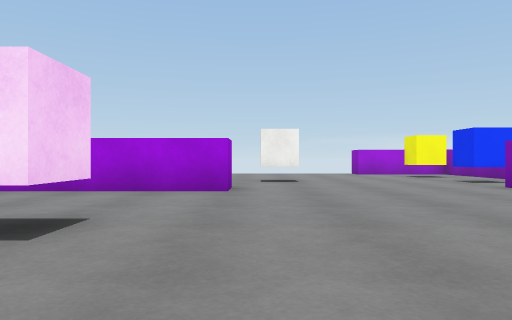
view 1 (above)

14 first-person views from a walk through a 3-D level made in the Unity game engine. The camera is 0.58 m above the floor, looks level and sees 70° across. The floor is counted in squares, 1 m on a side. Each view is taken from the middle of a square. On the plan, view 1 faces up. The plan holds only what a view shows up to about 10 squares ahead; the rest is blank. The player character is not drawn. Surface patterns are stand-ins for the level's own textures.

view 2
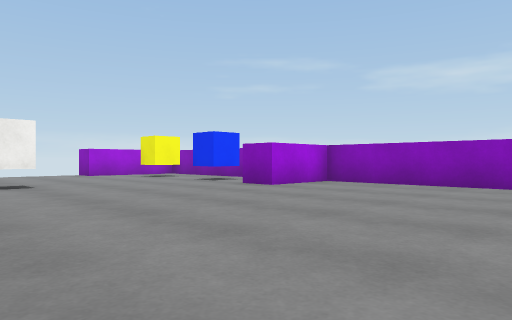

view 3
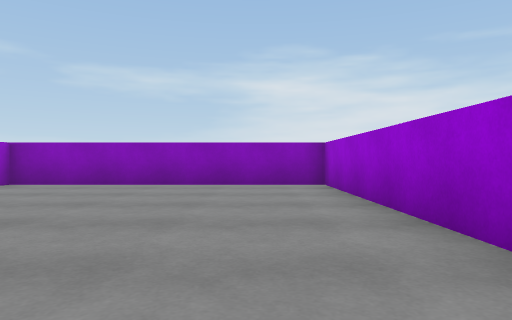

view 4
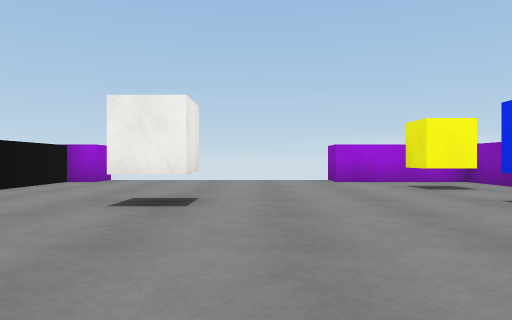

view 5
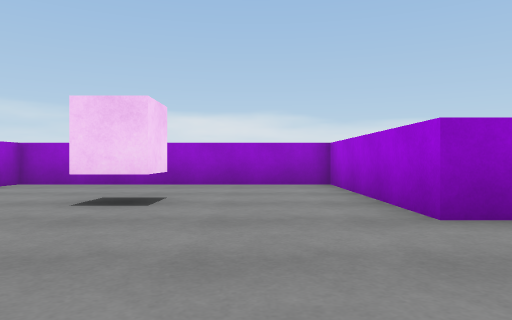

view 6
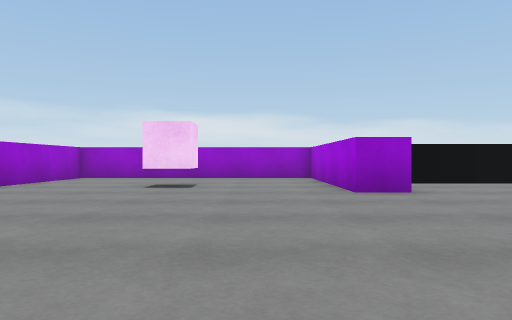

view 7
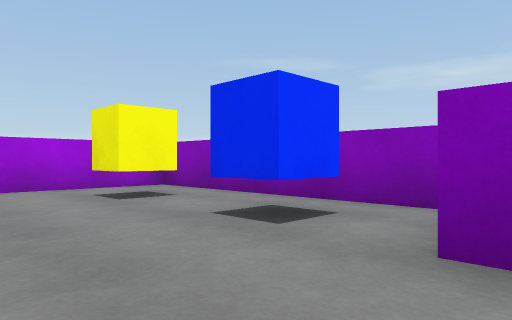

view 8
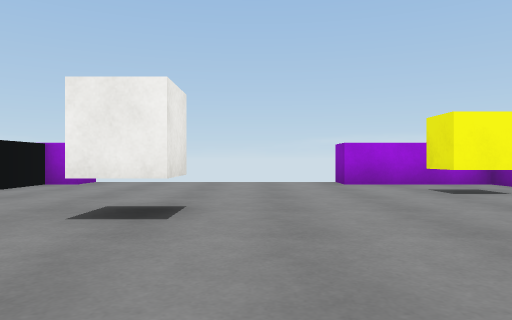

view 9
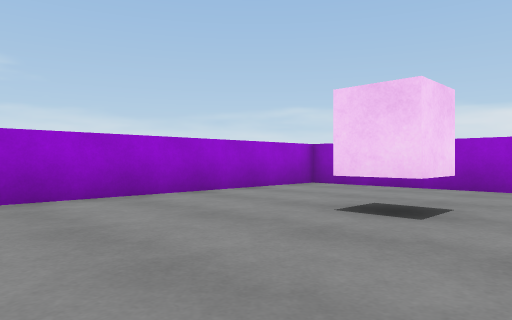

view 10
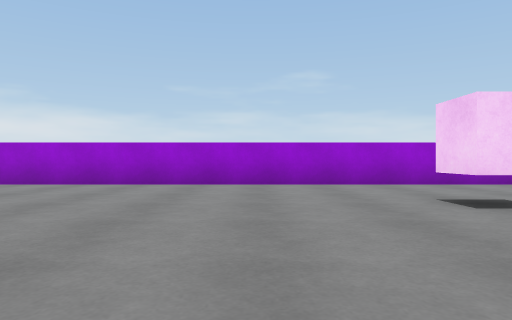

view 11
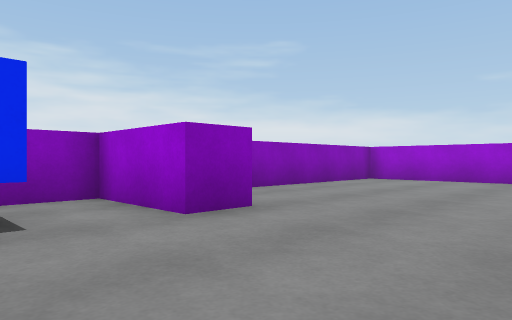

view 12
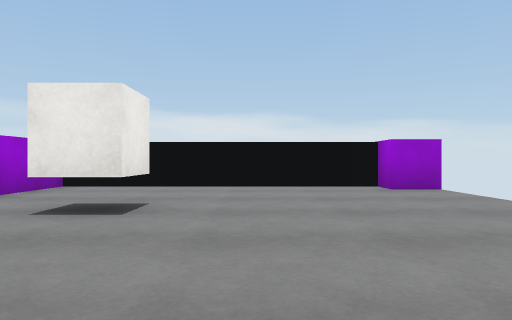

view 13
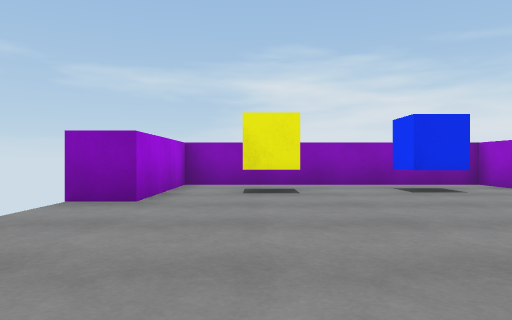

view 14
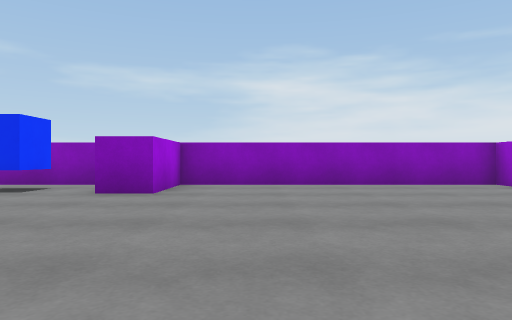

### Floor plan
Points are (right, up) in squares from view 1. A wall is a line through its corners. A room is listed if a view was taken in it or the views show most of it. See-through windows are left out.
Room 1 (views 1, 2, 3, 4, 5, 6, 7, 8, 9, 10, 11, 12, 13, 14)
walls: (-0.5, 7.9) (-0.5, 6.8) (-5.7, 6.8) (-5.7, -0.6) (7.6, -0.6) (7.6, 6.8) (5.3, 6.8) (5.3, 7.8) (7.6, 7.8) (7.6, 14.7) (4.1, 14.7) (4.1, 15.8); (-2.2, 15.8) (-2.2, 14.7) (-3, 14.7) (-3, 7.8) (-1, 7.8)
objects: cube (-2, 3); white cube (0, 10) to (1, 10); blue cube (6, 9) to (6, 10); yellow cube (6, 12) to (6, 13)

Positions as (right, up) in squares from view 1, and headings:
1: (0, 0), facing up
2: (-1, 1), facing up-right
3: (-1, 1), facing right
4: (2, 5), facing up
5: (3, 5), facing left
6: (6, 5), facing left
7: (3, 7), facing up-right
8: (2, 6), facing up
9: (2, 5), facing down-left
10: (1, 8), facing down
11: (2, 10), facing down-right
12: (5, 12), facing left
13: (-1, 13), facing right
14: (-1, 5), facing right
